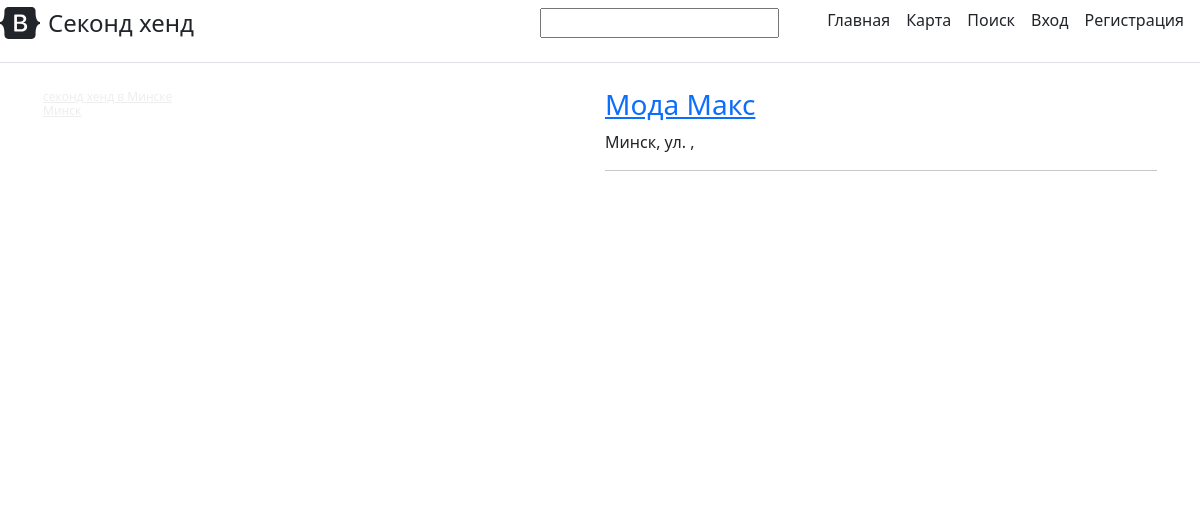
The page /map on the database as committed earlier.
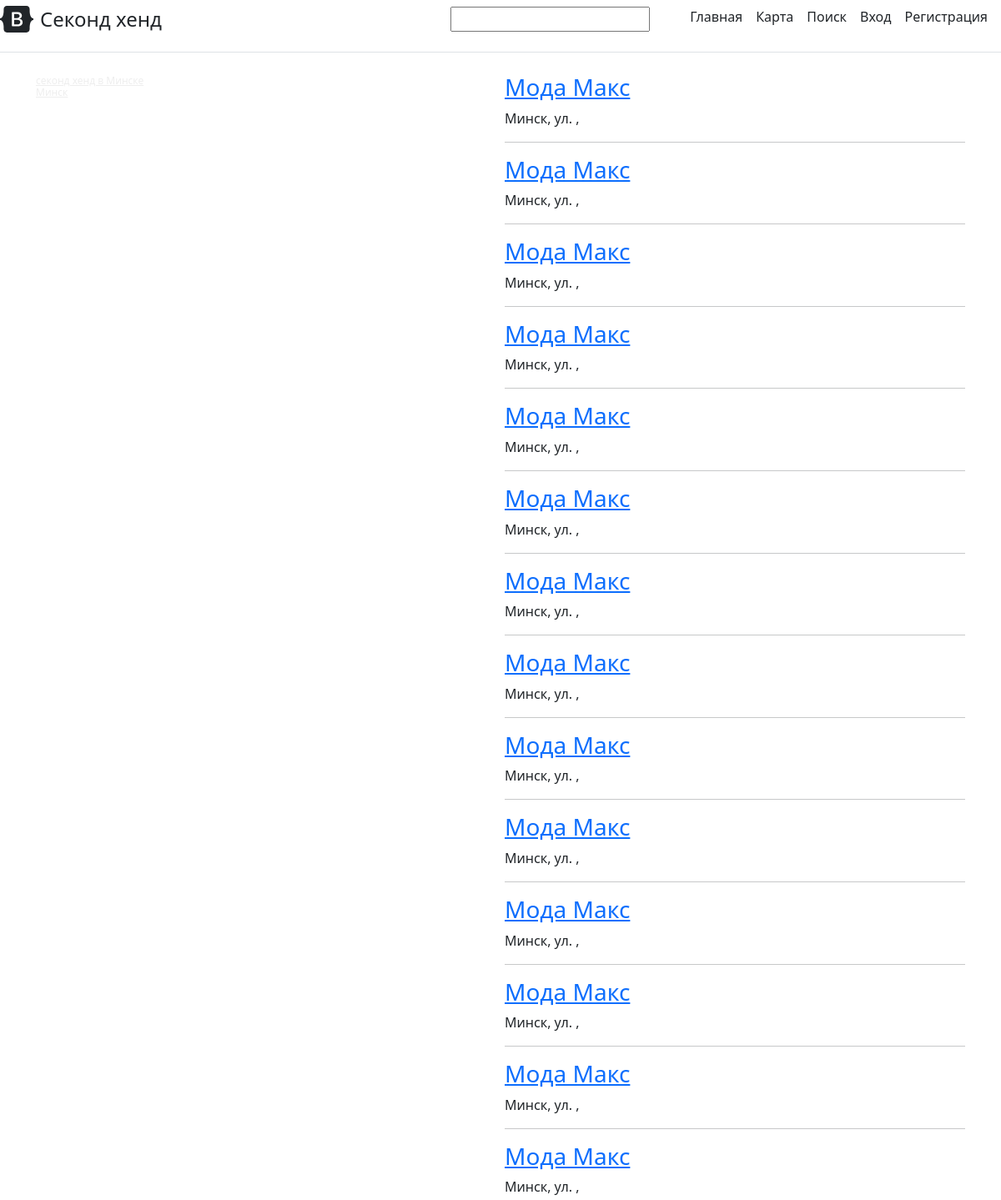
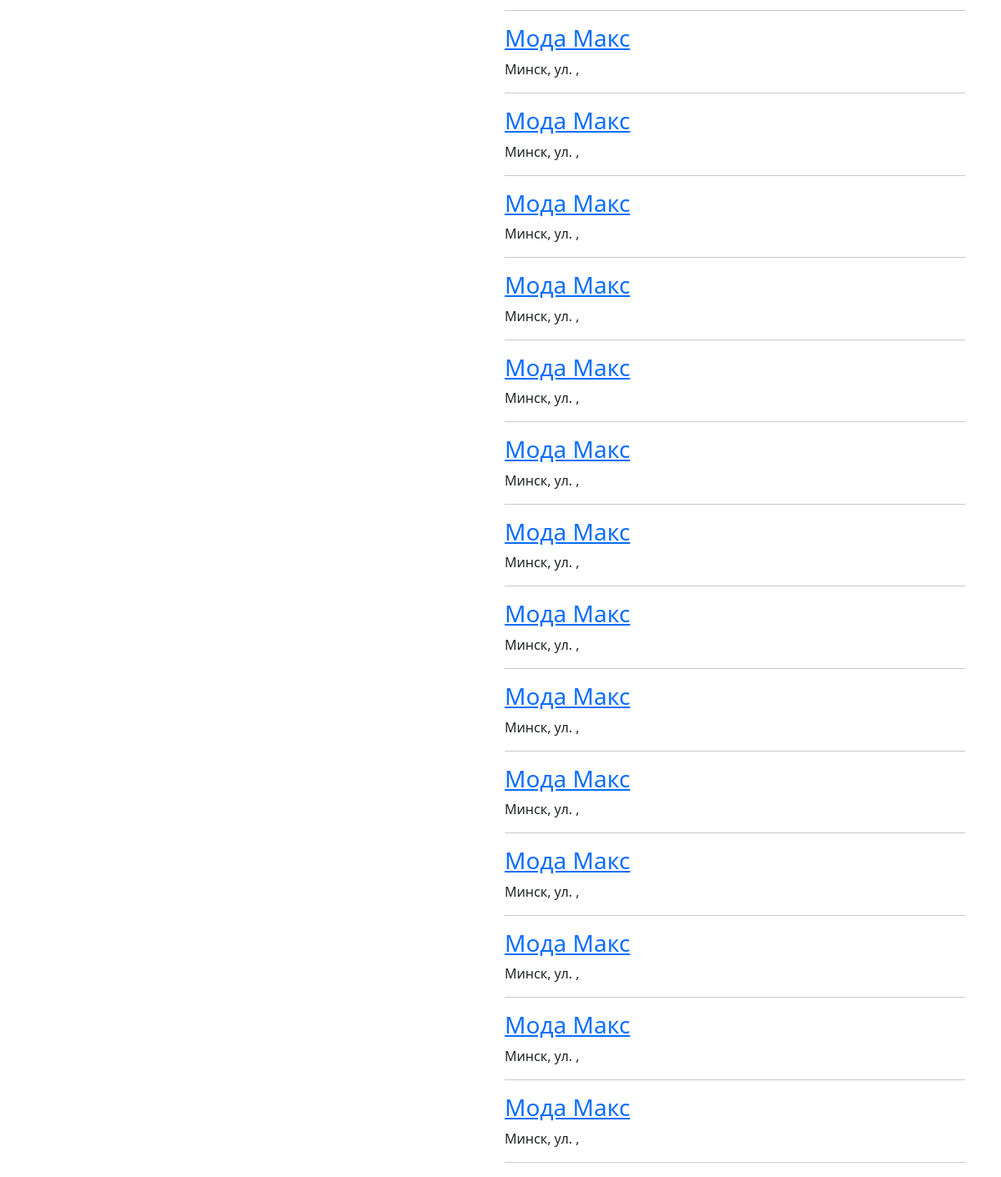
The same page on the database as committed later (2 pictures, top to bottom).
### main/models.py (models this page shows, shortened)
class Stores(models.Model):  # магазины
    name_store = models.CharField(max_length=50)  # имя магазина
    country = models.CharField(max_length=50, blank=True)  # страна
    city = models.CharField(max_length=50)  # город
    address = models.CharField(max_length=50)  # адрес
    number_phone = models.IntegerField()  # номер телефона магазина
    number_stars = models.IntegerField(null=True, blank=True)  # количество звезд оставленных подьзователями
    rating = models.FloatField(null=True, blank=True)
    store_network = models.ForeignKey(StoreNetwork, on_delete=models.CASCADE, null=True, blank=True)  # id сети магазинов которой он принадлежит
    open_hours = models.ForeignKey(OpenHours, on_delete=models.CASCADE, null=True, blank=True)  # id времени работы
    promotion_days = models.ForeignKey(PromotionDays, on_delete=models.CASCADE, null=True, blank=True)  # id скидок
    def get_urls(self):
        return reverse('store', args=[self.id])

### main/views.py (the view)
# urls.py: path('map', views.Map.as_view(), name='map'),
class Map(ListView):
    template_name = 'main/map.html'
    model = Stores
    mo_12 = Stores.objects.all()
    for store in mo_12:
        store.save()

### main/templates/main/map.html (shortened to what this page needs)
{% extends 'main/base.html' %}
{% block content %}
<table class="text" >
  <tr>
      <td>
          <div style="position:relative;overflow:hidden;">
            <a href="https://yandex.by/maps/157/minsk/search/%D1%81%D0%B5%D0%BA%D0%BE%D0%BD%D0%B4%20%D1%85%D0%B5%D0%BD%D0%B4/?utm_medium=mapframe&utm_source=maps" style="color:#eee;font-size:12px;position:absolute;top:0px;">секонд хенд в Минске</a>
            <a href="https://yandex.by/maps/157/minsk/?utm_medium=mapframe&utm_source=maps" style="color:#eee;font-size:12px;position:absolute;top:14px;">Минск</a><iframe src="https://yandex.by/map-widget/v1/?ll=27.580419%2C53.902906&mode=search&sctx=ZAAAAAgBEAAaKAoSCXmu78NBjjtAES%2F6CtKM80pAEhIJ%2BWcG8YEd1z8R%2FFBpxMw%2Bvz8iBgABAgMEBSgKOABA%2BJ4GSAFqAnVhnQHNzEw9oAEAqAEAvQEVnmxKwgGNAfvB4ZeLBPbv6OwEpJ6AooAGr433oMoC4MmQnkKNnKmJzQHnqJm15gbPmuObBOvjsaoE0Lbs5gP3zrui5wbQmZLwbuT91sXbBb2IuqfDAZaO7pEx8v7f7aYG54S2goAFxqbxhNwE2dqa%2FKECyPbAtgSKlf3n9QSVmKeI3wWJndi55QSFkpmGBJGtjJObBuoBAPIBAPgBAIICFdGB0LXQutC%2B0L3QtCDRhdC10L3QtIoCCTE4NDEwNzk1OZICAJoCDGRlc2t0b3AtbWFwc6oCPDIwNDU3OTQwODgxMiw3NzI5MjExMzI1Miw0NTMxNzMwMjk0LDI0NTAzOTE2NTAxNCwxOTQzMzMzNzc2Ng%3D%3D&sll=27.580419%2C53.902906&sspn=0.190885%2C0.064505&text=%D1%81%D0%B5%D0%BA%D0%BE%D0%BD%D0%B4%20%D1%85%D0%B5%D0%BD%D0%B4&z=12.92" width="560" height="400" frameborder="1" allowfullscreen="true" style="position:relative;"></iframe>
          </div>
      </td>
      <td class="rightcol">
          <div class="text">
            {% for inf in object_list %}
                <h3><a href="{{ inf.get_urls }}">{{ inf.name_store }} {{ inf.name_rating }}</a></h3>
                <p>{{ inf.city }}, ул. {{ inf.street }}, {{ inf.house }}</p>
                <hr>
            {% endfor %}
          </div>
      </td>
  </tr>
</table>
{% endblock %}

### main/templates/main/base.html (shortened to what this page needs)
<!doctype html>
<html lang="en">
<head>
    <link rel="stylesheet" href="https://cdn.jsdelivr.net/npm/bootstrap@5.2.3/dist/css/bootstrap.min.css">
</head>
<body>
    <div class="d-flex flex-column flex-md-row align-items-center pb-3 mb-4 border-bottom">
      <a href="/" class="d-flex align-items-center text-dark text-decoration-none">
        <span class="fs-4"><font style="vertical-align: inherit;"><font style="vertical-align: inherit;">Секонд хенд</font></font></span>
      </a>
      <nav class="d-inline-flex mt-2 mt-md-0 ms-md-auto">
        <a class="me-5 py-2 text-dark text-decoration-none"><input type='search'><font style="vertical-align: inherit;"><font style="vertical-align: inherit;"></font></font></a>
        <a class="me-3 py-2 text-dark text-decoration-none" href="{% url 'home' %}"><font style="vertical-align: inherit;"><font style="vertical-align: inherit;">Главная</font></font></a>
        <a class="me-3 py-2 text-dark text-decoration-none" href="{% url 'map' %}"><font style="vertical-align: inherit;"><font style="vertical-align: inherit;">Карта</font></font></a>
        <a class="me-3 py-2 text-dark text-decoration-none" href="{% url 'search' %}"><font style="vertical-align: inherit;"><font style="vertical-align: inherit;">Поиск</font></font></a>
        <a class="me-3 py-2 text-dark text-decoration-none" href="{% url 'login' %}"><font style="vertical-align: inherit;"><font style="vertical-align: inherit;">Вход</font></font></a>
        <a class="me-3 py-2 text-dark text-decoration-none" href="{% url 'register' %}"><font style="vertical-align: inherit;"><font style="vertical-align: inherit;">Регистрация</font></font></a>
      </nav>
    </div>
    <div class="container">
        {% block content %}{% endblock %}
    </div>
</body>
</html>

### main/templates/main/base.html (style rules this page uses)
table.text { width: 100%; border-spacing: 0; }
table.text td { width: 50%; vertical-align: top; }

Rows that differ between the two databases and show on the page:
added Stores: name_store "Мода Макс", city "Минск"
added Stores: name_store "Мода Макс", city "Минск"
added Stores: name_store "Мода Макс", city "Минск"
added Stores: name_store "Мода Макс", city "Минск"
added Stores: name_store "Мода Макс", city "Минск"
added Stores: name_store "Мода Макс", city "Минск"
added Stores: name_store "Мода Макс", city "Минск"
added Stores: name_store "Мода Макс", city "Минск"
added Stores: name_store "Мода Макс", city "Минск"
added Stores: name_store "Мода Макс", city "Минск"
added Stores: name_store "Мода Макс", city "Минск"
added Stores: name_store "Мода Макс", city "Минск"
added Stores: name_store "Мода Макс", city "Минск"
added Stores: name_store "Мода Макс", city "Минск"
added Stores: name_store "Мода Макс", city "Минск"
added Stores: name_store "Мода Макс", city "Минск"
added Stores: name_store "Мода Макс", city "Минск"
added Stores: name_store "Мода Макс", city "Минск"
added Stores: name_store "Мода Макс", city "Минск"
added Stores: name_store "Мода Макс", city "Минск"
added Stores: name_store "Мода Макс", city "Минск"
added Stores: name_store "Мода Макс", city "Минск"
added Stores: name_store "Мода Макс", city "Минск"
added Stores: name_store "Мода Макс", city "Минск"
added Stores: name_store "Мода Макс", city "Минск"
added Stores: name_store "Мода Макс", city "Минск"
added Stores: name_store "Мода Макс", city "Минск"
